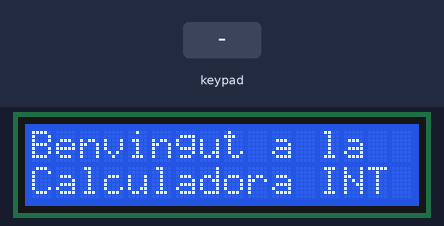
The sketch below on a simulated Arduino Uno, built with avr-gcc and run on an emulated ATmega328P. Parts: 16×2 character LCD. The test bench sets the inputs (shaded band).

Above: at 0.1 s.
3.3 s: keypad keys 9 8 7 6 * pressed 0.4 s apart
At 3.9 s:
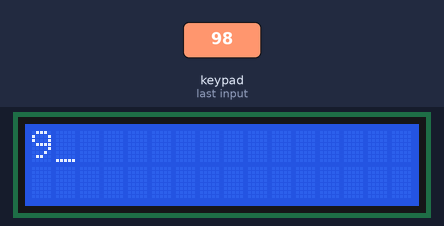
6.8 s: key '9' pressed
At 7.9 s:
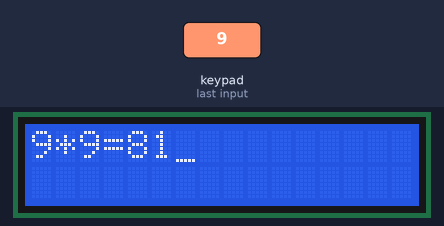
8.3 s: key 'O' pressed
At 9.0 s:
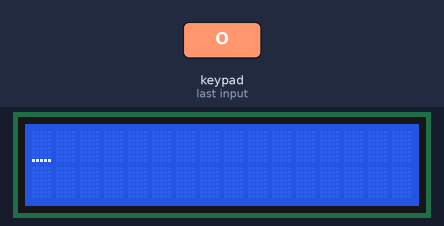
9.8 s: keypad keys 1 3 1 2 1 1 1 0 pressed 0.4 s apart
At 11.2 s:
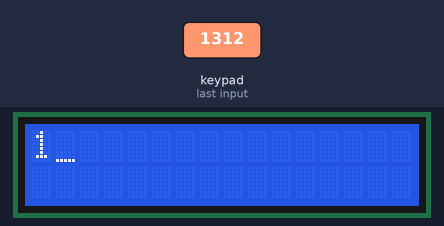
14.5 s: key '/' pressed
At 15.0 s:
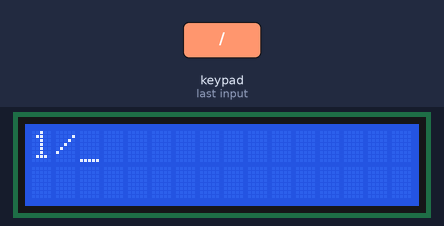
16.0 s: keypad keys 9 8 7 6 pressed 0.4 s apart
At 16.3 s:
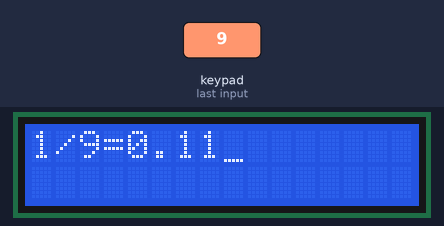
Timing chart, 0 to 19.0 s (numbered marks = the images above; inputs shaded):
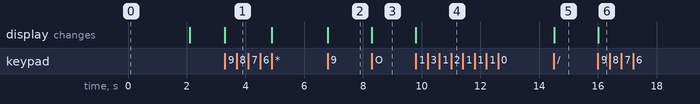

Measured:
- after the input at 3.3 s, the display: changes at once (image 1)
- after the input at 6.8 s, the display: changes at once (image 2)
- after the input at 8.3 s, the display: changes at once (image 3)
- after the input at 9.8 s, the display: changes at once (image 4)
- after the input at 14.5 s, the display: changes at once (image 5)
- after the input at 16.0 s, the display: changes at once (image 6)

The sketch:

Calc.ino
```cpp
#include <LiquidCrystal_I2C.h>
#include <Key.h>
#include <Keypad.h>
LiquidCrystal_I2C pantalla(0x27,16,2);
const byte ROWS = 4; // Four rows
const byte COLS = 4; // Three columns
// Define the Keymap
char keys[ROWS][COLS] = {
  {'O','/','P','9'},
  {'+','6','7','8'},
  {'-','3','4','5'},
  {'*','0','1','2'}
};
// Connect keypad ROW0, ROW1, ROW2 and ROW3 to these Arduino pins.
byte rowPins[ROWS] = { 9, 8, 7, 6 };
// Connect keypad COL0, COL1 and COL2 to these Arduino pins.
byte colPins[COLS] = { 13,12, 11, 10 };

// Create the Keypad
Keypad kpd = Keypad( makeKeymap(keys), rowPins, colPins, ROWS, COLS );

#define ledpin 13

void setup() {
  // put your setup code here, to run once:
  Serial.begin(9600);
  pantalla.begin();
  pantalla.backlight();
  pantalla.print("Benvingut a la");
  pantalla.setCursor(0,1);
  pantalla.print("Calculadora INT");
  delay(2000);
  pantalla.clear();

}

void loop() {
  // put your main code here, to run repeatedly:
    pantalla.cursor();
    char key = kpd.getKey();
    while(key!='9' && key!='8' && key!='7' && key!='6' && key!='5' && key!='4' && key!='3' && key!='2' && key!='1' && key!='0'){
      key = kpd.getKey();
    }
    pantalla.print(key);
    char key1 = kpd.getKey();
    while(key1!='/' && key1!='P' && key1!='*' && key1!='+' && key1!='-'){
      key1 = kpd.getKey();
    }
    pantalla.print(key1);
    char key2 = kpd.getKey();
    while(key2!='9' && key2!='8' && key2!='7' && key2!='6' && key2!='5' && key2!='4' && key2!='3' && key2!='2' && key2!='1' && key2!='0'){
      key2 = kpd.getKey();
    }
    pantalla.print(key2);
    pantalla.print("=");
    int k1 = key - '0';
    int k2 = key2 - '0';
    if(key1 == '/') {
      float res = (float)k1/(float)k2;
      pantalla.print(res);
    }
    if(key1 == '*') pantalla.print(k1*k2);
    if(key1 == '+') pantalla.print(k1+k2);
    if(key1 == '-') pantalla.print(k1-k2);
    if(key1 == 'P') pantalla.print(pow(k1,k2));
    key1 = kpd.getKey();
    while(key1!='O') {
      key1 = kpd.getKey();
    }
    pantalla.clear();
}
```
